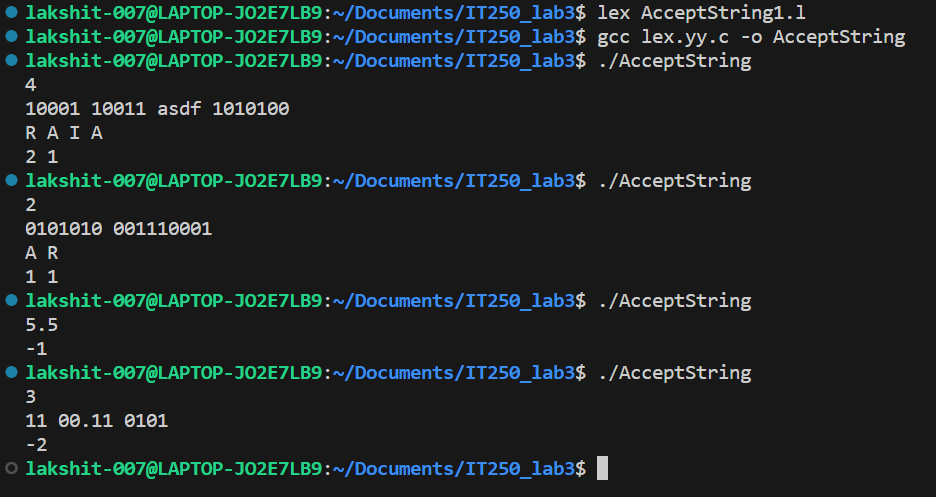
#> input picture AcceptString.png, 936 x 497 px
$ python rotate.py AcceptString.png
#> lines starting #> are read from the running program, lines starting #| are printed output that depends on the picture
import os
import sys
from PIL import Image

# Function to rotate the image
def rotate_image(input_image_path):
    # Open the image
#> called with input_image_path = 'AcceptString.png'
    image = Image.open(input_image_path)
#> image is the input picture: PIL image 936x497 RGBA; mean R, G, B, A 28.7, 35.2, 35.3, 255

    # Rotate the image by 90 degrees clockwise
    rotated_image = image.transpose(Image.ROTATE_90)
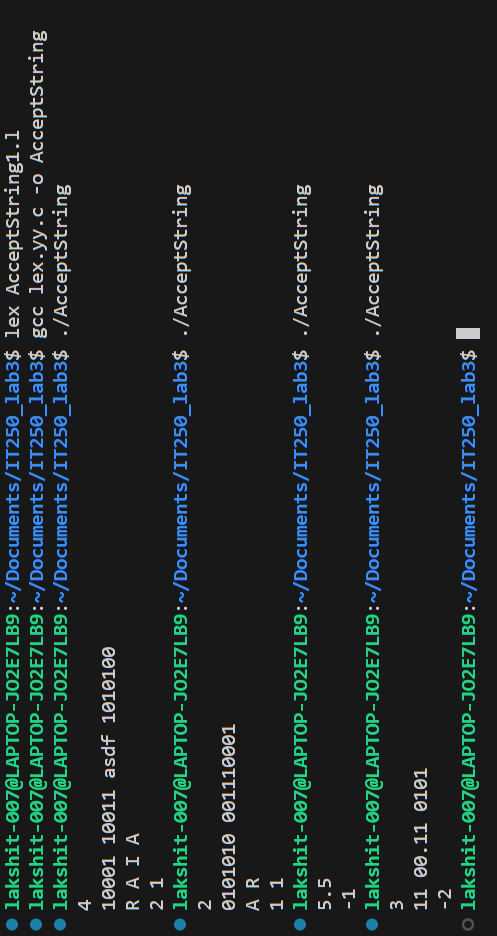
#> rotated_image: PIL image 497x936 RGBA; mean R, G, B, A 28.7, 35.2, 35.3, 255

    # Get the directory of the input image
    input_dir = os.path.dirname(input_image_path)

    # Get the filename of the input image
    input_filename = os.path.basename(input_image_path)

    # Construct the output image path in the same directory with a suffix
    output_image_path = os.path.join(input_dir, "rotated_" + input_filename)

    # Save the rotated image
    rotated_image.save("rotated.png")

# Main function
if __name__ == "__main__":
    if len(sys.argv) != 2:
        print("Usage: python script.py <input_image_path>")
        sys.exit(1)

    input_image_path = "AcceptString.png"
    rotate_image(input_image_path)
